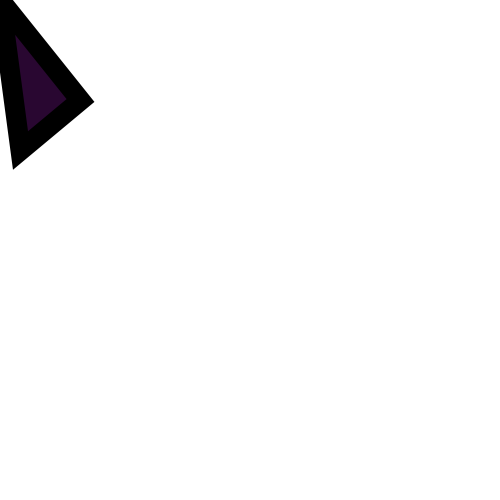
Frame 1 (no input)
Frame 60 (the mouse pressed at the canvas centre just before this capture): identical to frame 1, image omitted
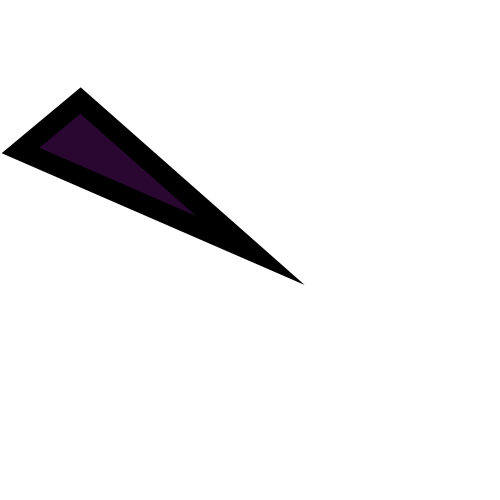
Frame 120 (the mouse held since frame 60 and released just before this capture)

The Processing sketch that drew these frames (run headless with seeded random() and noise(); from frame 60 on, the mouse is pressed at the canvas centre):

// Processing sketch: processing_35429
// ── processing_35429.pde

void setup() {
size(500,500);
background(100, 29, 116);
frameRate(33);
fill(41, 7, 49);
stroke(0,0,0);
strokeWeight(20);
}
void draw() {
background(255);
triangle (mouseX, mouseY, 80, 100, 20, 150);
}

                
                
